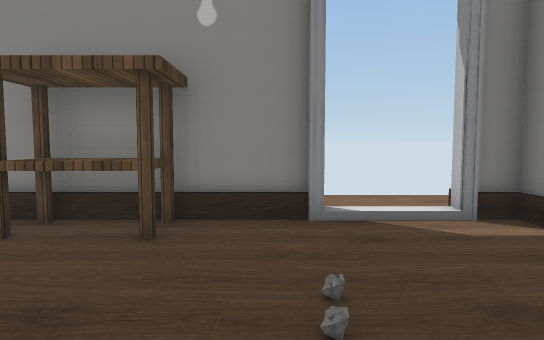
view 1 (above)

15 first-person views from a walk through a Unity game level. The camera is 1.2 m above the floor, tilts 4° down and sees 75° across. Doors are open. The floor is counted in squares, 1 m on a side. Each view is taken from the middle of a square. On the plan, view 1 faces up. The plan holds only what a view shows up to about 14 squares ahead; the rest is blank. The player is left out. Some surface patterns are stand-ins.

view 2
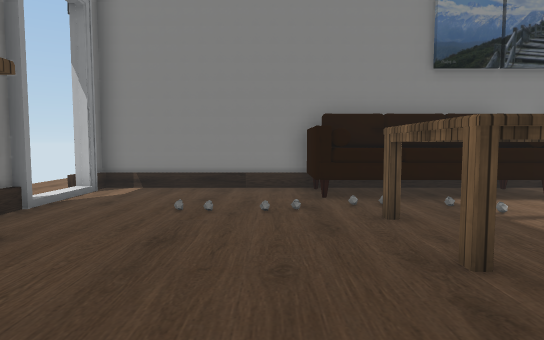

view 3
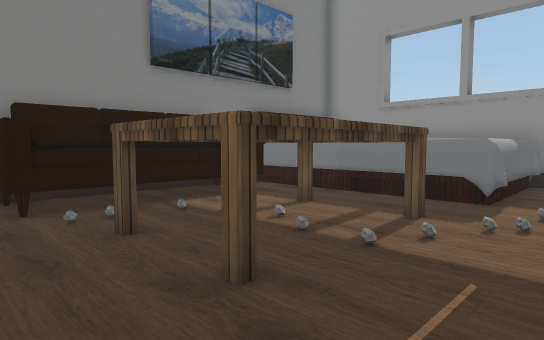

view 4
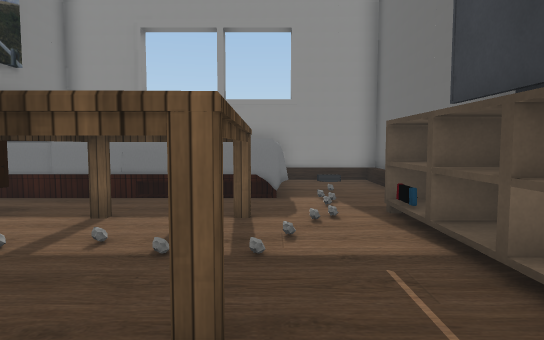

view 5
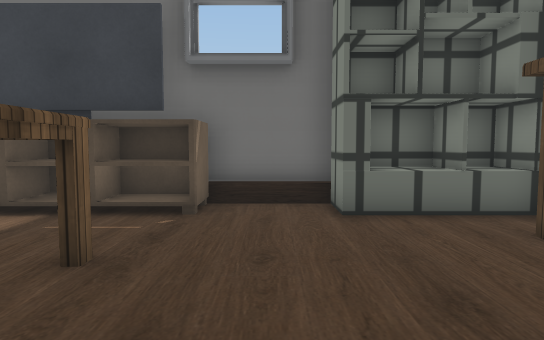

view 6
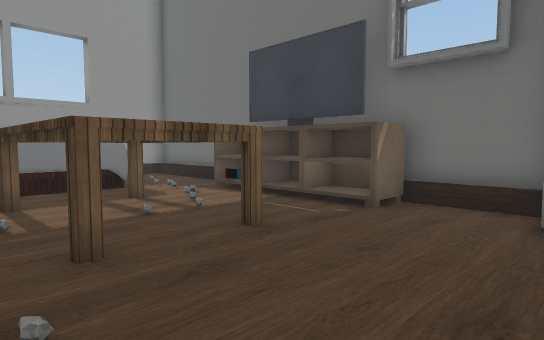

view 7
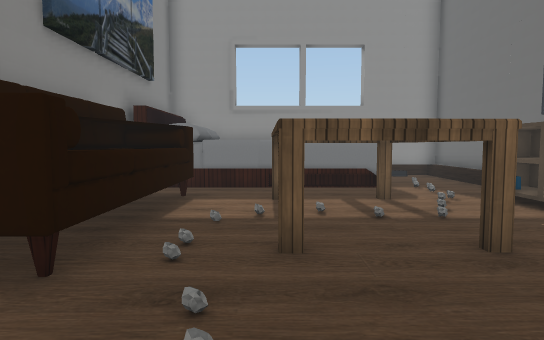

view 8
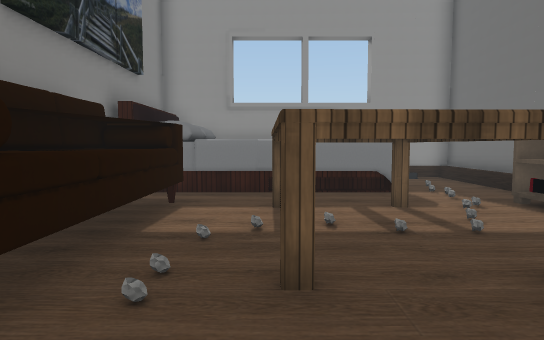

view 9
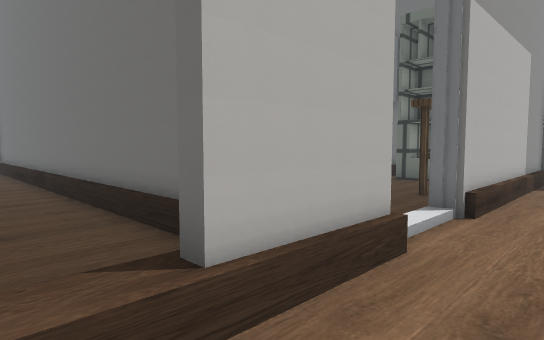

view 10
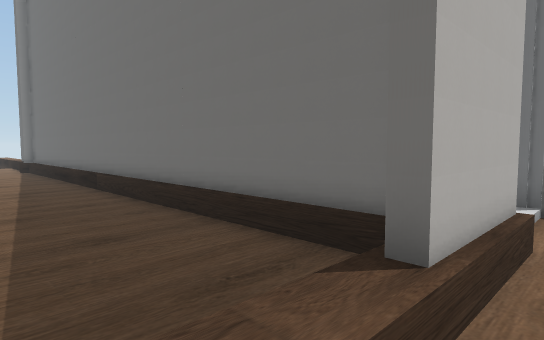

view 11
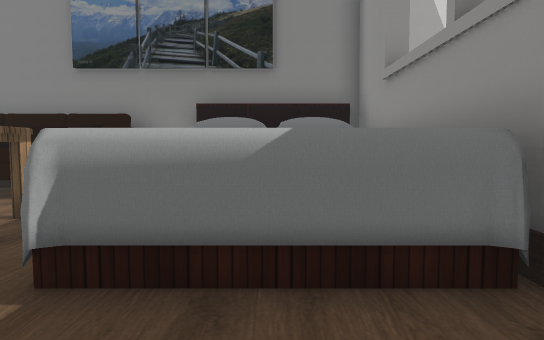

view 12
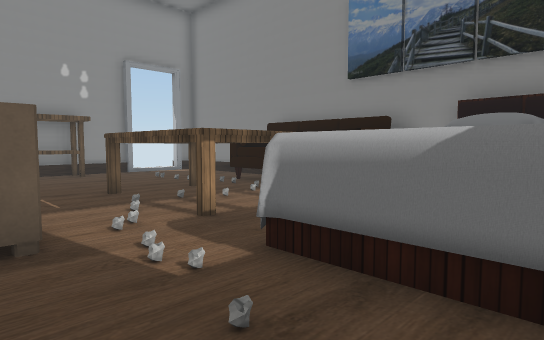

view 13
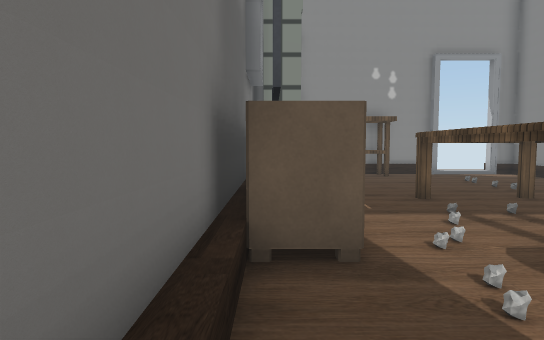

view 14
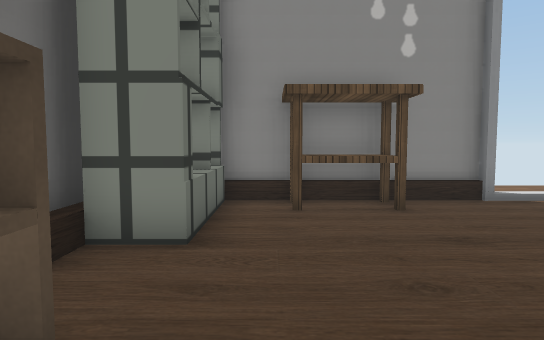

view 15
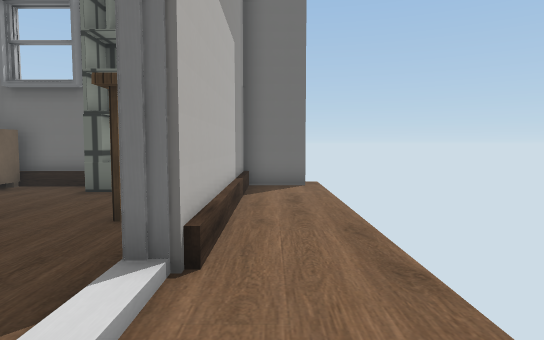

### Floor plan
Points are (right, up) in squares from view 1. A wall is a line through its corners. A room is listed if a view was taken in it or the views show most of it. See-through windows are left out.
Room 1 (views 1, 2, 3, 4, 5, 6, 7, 8, 11, 12, 13, 14)
walls: (-6.3, -0.3) (-5.1, -0.3) (-5.1, -5.5) (-6.3, -5.5); (-6.6, -1.2) (-6.6, -11.3) (3.6, -11.5); (4.1, -6.6) (4.1, 5.8) (3.2, 5.8); (-6.6, 2.9) (-6.6, -1.1); (0.6, 5.8) (-5.1, 5.8)
ways out: open door at (2, 6) to room 2
objects: other object (-6, 2) to (-5, 5); other object (-3, -11) to (3, -7); other object (-3, -5) to (0, -1); other object (-3, 5) to (-2, 5); other object (2, -5) to (3, 0)
Room 2 (views 9, 10, 15)
walls: (4.4, 5.2) (4.4, -9.4); (3, 6.2) (5.7, 6.2) (5.7, 5.8); (-6.6, 8.1) (-6.6, 6.2) (0.8, 6.2)
ways out: open door at (2, 6) to room 1; gap at (-7, 8)

Positions as (right, up) in squares from view 1, and headings:
1: (0, 0), facing up
2: (-6, 1), facing right
3: (-5, 1), facing down-right
4: (-3, 1), facing down
5: (1, 1), facing left
6: (1, 3), facing down-left
7: (0, 3), facing down
8: (0, 2), facing down
9: (7, 8), facing down-left
10: (8, 7), facing down-left
11: (-6, -9), facing right
12: (-6, -10), facing up-right
13: (-6, -9), facing up
14: (-4, -2), facing up
15: (4, 7), facing left
